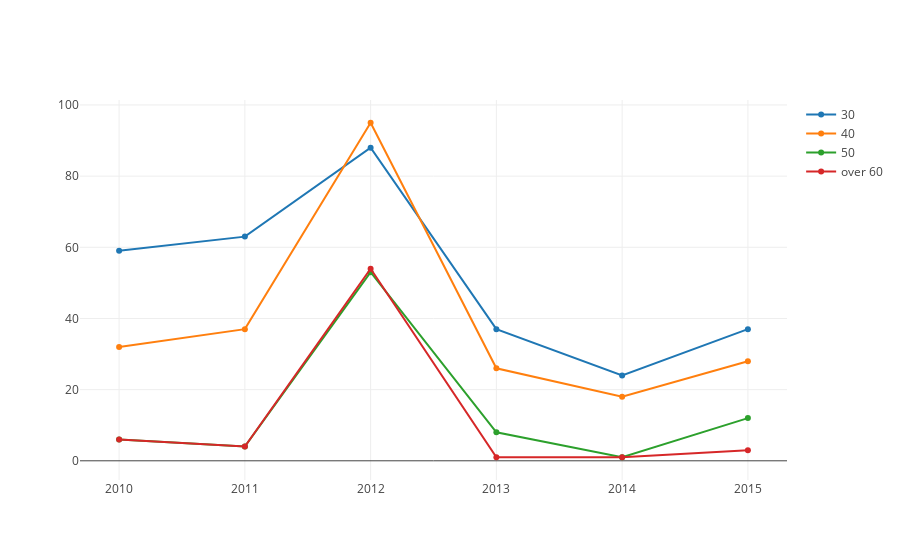

Source (notebook cell):
### Code cell
graph_data = [go.Scatter(x = year,y = list_age[1], name = '30'),
             go.Scatter(x = year,y = list_age[2], name = '40'), go.Scatter(x = year,y = list_age[3], name = '50'),
             go.Scatter(x = year,y = list_age[4], name = 'over 60')]

py.iplot(graph_data)

### Figure 1 — Plotly figure (JSON) as saved in the notebook; plotly's stock layout.template omitted (floating-point values rounded to 4 significant figures)
{"data": [{"name": "30", "type": "scatter", "x": [2010, 2011, 2012, 2013, 2014, 2015], "y": [59, 63, 88, 37, 24, 37]}, {"name": "40", "type": "scatter", "x": [2010, 2011, 2012, 2013, 2014, 2015], "y": [32, 37, 95, 26, 18, 28]}, {"name": "50", "type": "scatter", "x": [2010, 2011, 2012, 2013, 2014, 2015], "y": [6, 4, 53, 8, 1, 12]}, {"name": "over 60", "type": "scatter", "x": [2010, 2011, 2012, 2013, 2014, 2015], "y": [6, 4, 54, 1, 1, 3]}], "layout": {}}
